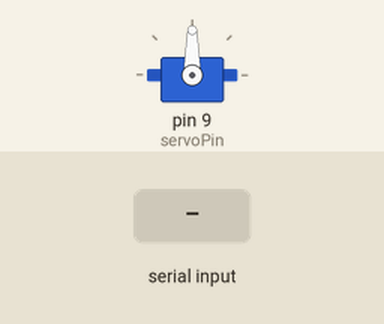
Simulated run of this sketch. Board: Arduino Uno, built with avr-gcc and run on an emulated ATmega328P. Shown: servo. The test bench sets the inputs (shaded band).

Above: at 1.2 s.
1.3 s: "1" received over Serial
At 1.45 s:
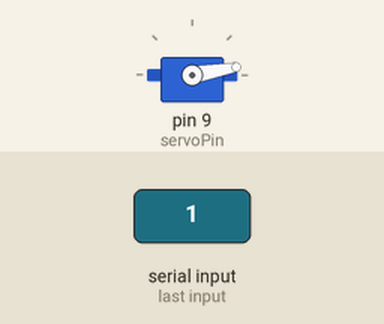
4.3 s: "0" received over Serial
At 4.75 s:
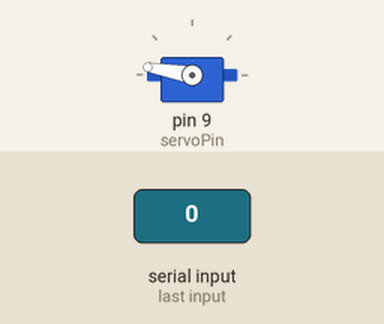
Timing chart, 0 to 7.3 s (numbered marks = the images above; inputs shaded):
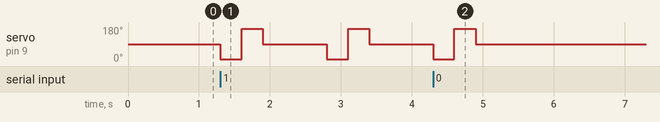

Measured:
- after the input at 1.3 s, servo on pin 9 (servoPin): 90° → 10° at once, → 170° 0.30 s later, → 90° 0.30 s later, → 10° 0.90 s later, … (6 changes in this stretch)
- after the input at 4.3 s, servo on pin 9 (servoPin): goes on until 4.9 s, then stays 90°

The sketch:

computervision.ino
```cpp
#include <Servo.h>

Servo myServo;
int servoPin = 9;
char incomingByte;

bool isSweeping = false;
bool objectDetected = false;

int sweepStage = 0;
unsigned long lastMoveTime = 0;
unsigned long lastSweepFinishedTime = 0;

const unsigned long delayBetweenSteps = 300;
const unsigned long cooldownBetweenSweeps = 600;
const int sweepAngle = 160;  // Sweep angle

void setup() {
  myServo.attach(servoPin);
  Serial.begin(9600);
}

void loop() {
  // Read from serial input
  if (Serial.available() > 0) {
    incomingByte = Serial.read();
    if (incomingByte == '1') {
      objectDetected = true;
    } else if (incomingByte == '0') {
      objectDetected = false;
    }
  }

  // Start a new sweep
  if (objectDetected && !isSweeping && millis() - lastSweepFinishedTime >= cooldownBetweenSweeps) {
    isSweeping = true;
    sweepStage = 1;
    lastMoveTime = millis();
    myServo.write(90 - (sweepAngle / 2)); // Start of sweep
  }

  if (isSweeping) {
    unsigned long now = millis();
    switch (sweepStage) {
      case 1:
        if (now - lastMoveTime >= delayBetweenSteps) {
          myServo.write(90 + (sweepAngle / 2)); // End of sweep
          lastMoveTime = now;
          sweepStage = 2;
        }
        break;

      case 2:
        if (now - lastMoveTime >= delayBetweenSteps) {
          myServo.write(90); // Return to center
          lastMoveTime = now;
          sweepStage = 3;
        }
        break;

      case 3:
        if (now - lastMoveTime >= delayBetweenSteps) {
          isSweeping = false;
          lastSweepFinishedTime = now;
          sweepStage = 0;
        }
        break;
    }
  }
}
```
